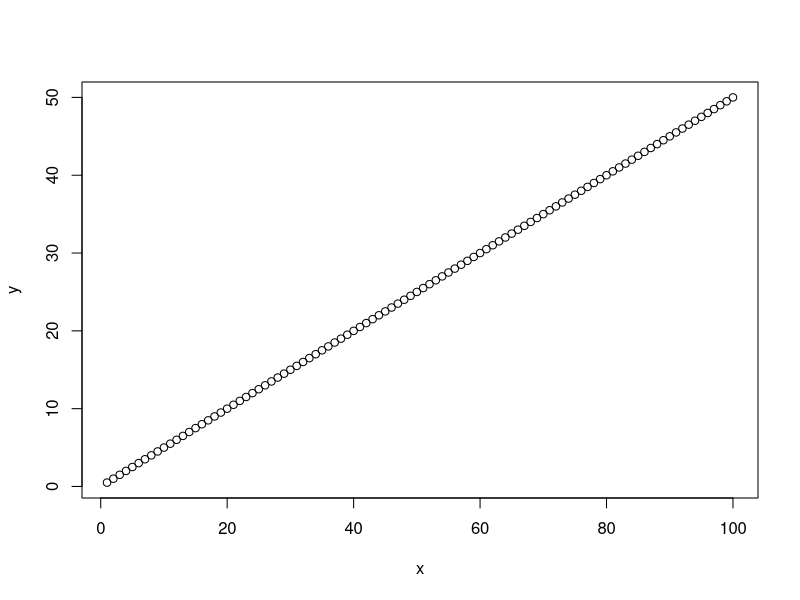

R code for this plot:
## ---- chunk 1
knitr::opts_chunk$set(echo = TRUE, fig.pos= "h")
## ---- chunk 2
print(1:5)
## ---- chunk 3
print(6:10)
## ---- chunk 4
print(6:10)
## ---- chunk 5
x <- 1:10
y <- x^2
lmr <- lm(y ~ x)
co <- summary(lmr)$coefficients
knitr::kable(co)
## ---- chunk 6
knitr::kable(head(iris,n=5),caption='\\label{tab:iris} The first 5 rows')
## ---- chunk 7
x=1:100
y=0.5*x
plot(x,y)
